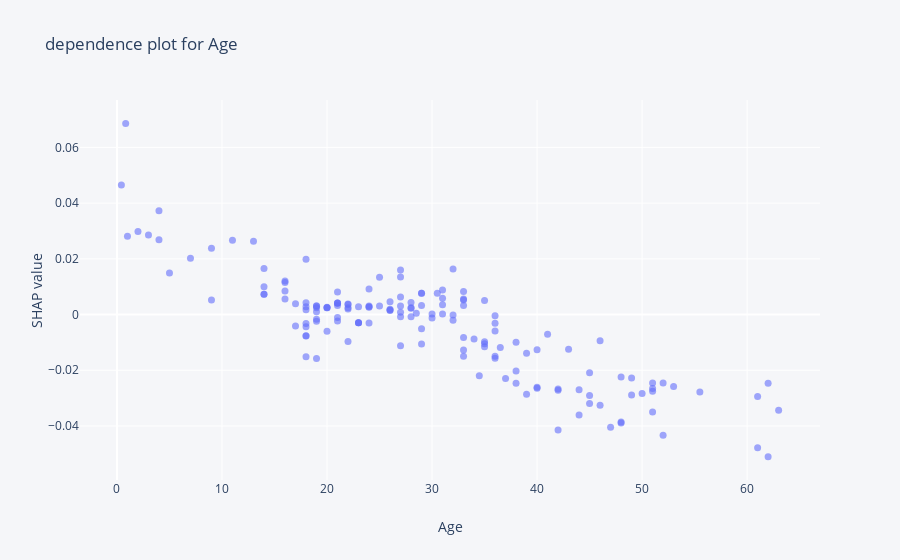

Notebook source saved alongside this figure:
### Code cell
explainer.plot_shap_dependence('Age')

### Figure 1 — Plotly figure (JSON) as saved in the notebook; plotly's stock layout.template omitted (floating-point values rounded to 4 significant figures; data arrays with more than 128 entries replaced by an {"elided": "..."} marker saying what was removed)
{"data": [{"hoverinfo": "text", "marker": {"opacity": 0.6, "size": 7}, "mode": "markers", "text": {"elided": "200 str values"}, "type": "scatter", "x": {"elided": "200 float values"}, "y": {"elided": "200 float values"}}], "layout": {"hovermode": "closest", "paper_bgcolor": "rgba(245, 246, 249, 1)", "plot_bgcolor": "rgba(245, 246, 249, 1)", "showlegend": false, "title": {"text": "dependence plot for Age"}, "xaxis": {"title": {"text": "Age"}}, "yaxis": {"title": {"text": "SHAP value"}}}}
